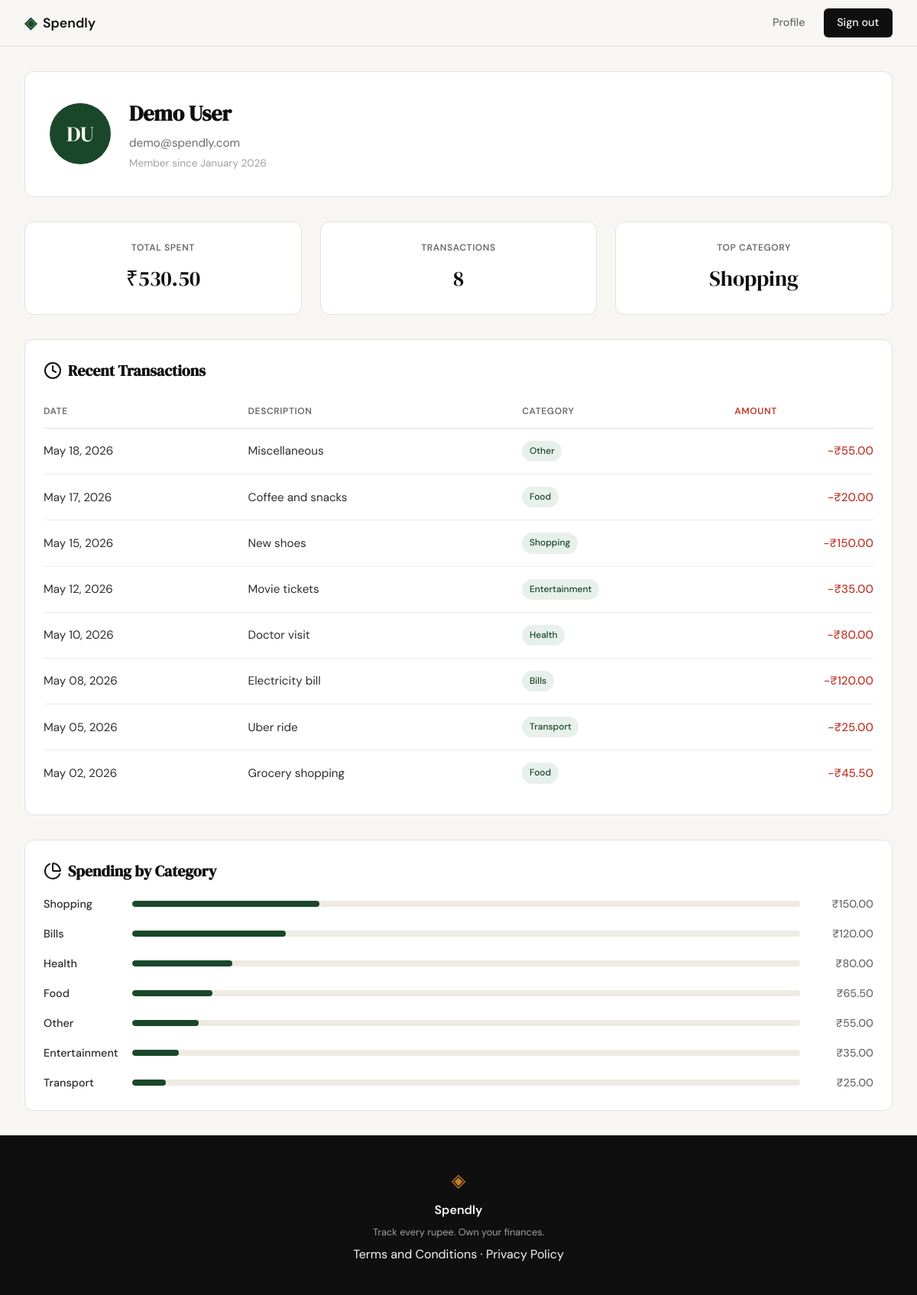
Screenshot of /profile (signed in) with the database file from the repository.
### tables this page shows
CREATE TABLE users (
            id INTEGER PRIMARY KEY AUTOINCREMENT,
            name TEXT NOT NULL,
            email TEXT UNIQUE NOT NULL,
            password_hash TEXT NOT NULL,
            created_at TEXT DEFAULT CURRENT_TIMESTAMP
        );

CREATE TABLE expenses (
            id INTEGER PRIMARY KEY AUTOINCREMENT,
            user_id INTEGER NOT NULL,
            amount REAL NOT NULL,
            category TEXT NOT NULL,
            date TEXT NOT NULL,
            description TEXT,
            created_at TEXT DEFAULT CURRENT_TIMESTAMP,
            FOREIGN KEY (user_id) REFERENCES users(id) ON DELETE CASCADE
        );

### app.py (the view)
@app.route("/profile")
def profile():
    if not is_logged_in():
        return redirect(url_for("login"))
    user_id = session.get("user_id")
    conn = get_db()
    cursor = conn.cursor()
    cursor.execute("SELECT name, email, created_at FROM users WHERE id = ?", (user_id,))
    user_row = cursor.fetchone()
    conn.close()
    user = {
        "name": user_row["name"],
        "email": user_row["email"],
        "created_at": "January 2026",
        "initials": "".join([n[0] for n in user_row["name"].split()])
    }
    stats = get_user_stats(user_id)
    raw_transactions = get_user_expenses(user_id)
    transactions = [
        {
            "date": format_date_for_display(t["date"]),
            "description": t["description"],
            "category": t["category"],
            "amount": t["amount"]
        }
        for t in raw_transactions
    ]
    categories = get_category_breakdown(user_id)
    return render_template("profile.html",
                         user=user,
                         stats=stats,
                         transactions=transactions,
                         categories=categories)

### app.py (called while the page is built)
def is_logged_in():
    return "user_id" in session

@app.context_processor
def inject_user():
    return dict(is_logged_in=is_logged_in())

def format_date_for_display(date_str):
    from datetime import datetime
    dt = datetime.strptime(date_str, "%Y-%m-%d")
    return dt.strftime("%b %d, %Y")

### database/db.py (called while the page is built)
def get_db():
    conn = sqlite3.connect("spendly.db")
    conn.row_factory = sqlite3.Row
    conn.execute("PRAGMA foreign_keys = ON")
    return conn

def get_user_expenses(user_id):
    conn = get_db()
    cursor = conn.cursor()
    cursor.execute(
        "SELECT date, description, category, amount FROM expenses WHERE user_id = ? ORDER BY date DESC",
        (user_id,)
    )
    rows = cursor.fetchall()
    conn.close()
    return [dict(row) for row in rows]

def get_user_stats(user_id):
    conn = get_db()
    cursor = conn.cursor()
    cursor.execute(
        "SELECT COALESCE(SUM(amount), 0) AS total_spent, COUNT(*) AS transaction_count FROM expenses WHERE user_id = ?",
        (user_id,)
    )
    row = cursor.fetchone()
    total_spent = row["total_spent"] if row else 0
    transaction_count = row["transaction_count"] if row else 0
    cursor.execute(
        "SELECT category FROM expenses WHERE user_id = ? GROUP BY category ORDER BY SUM(amount) DESC LIMIT 1",
        (user_id,)
    )
    top_category_row = cursor.fetchone()
    top_category = top_category_row["category"] if top_category_row else None
    conn.close()
    return {
        "total_spent": total_spent,
        "transaction_count": transaction_count,
        "top_category": top_category
    }

def get_category_breakdown(user_id):
    conn = get_db()
    cursor = conn.cursor()
    cursor.execute(
        "SELECT category, SUM(amount) as total FROM expenses WHERE user_id = ? GROUP BY category ORDER BY total DESC",
        (user_id,)
    )
    rows = cursor.fetchall()
    conn.close()
    if not rows:
        return []
    grand_total = sum(row["total"] for row in rows)
    breakdown = []
    for row in rows:
        category_total = row["total"]
        percentage = round((category_total / grand_total) * 100)
        breakdown.append({
            "name": row["category"],
            "amount": category_total,
            "percentage": percentage
        })
    return breakdown

### templates/profile.html (shortened to what this page needs)
{% extends "base.html" %}
{% block content %}
<div class="profile-page">
    <section class="user-card">
        <div class="user-avatar">
            {{ user.initials }}
        </div>
        <div class="user-details">
            <h1 class="user-name">{{ user.name }}</h1>
            <p class="user-email">{{ user.email }}</p>
            <p class="user-member-since">Member since {{ user.created_at }}</p>
        </div>
    </section>
    <section class="stats-row">
        <div class="stat-card">
            <span class="stat-label">Total Spent</span>
            <span class="stat-value">₹{{ "%.2f"|format(stats.total_spent) }}</span>
        </div>
        <div class="stat-card">
            <span class="stat-label">Transactions</span>
            <span class="stat-value">{{ stats.transaction_count }}</span>
        </div>
        <div class="stat-card">
            <span class="stat-label">Top Category</span>
            <span class="stat-value">{{ stats.top_category }}</span>
        </div>
    </section>
    <section class="transactions-section">
        <h2 class="section-title">
            <i data-lucide="clock"></i>
            Recent Transactions
        </h2>
        <table class="tx-table">
            <thead>
                <tr>
                    <th>Date</th>
                    <th>Description</th>
                    <th>Category</th>
                    <th class="amount-col">Amount</th>
                </tr>
            </thead>
            <tbody>
                {% for tx in transactions %}
                <tr>
                    <td>{{ tx.date }}</td>
                    <td>{{ tx.description }}</td>
                    <td><span class="category-badge">{{ tx.category }}</span></td>
                    <td class="amount-col">-₹{{ "%.2f"|format(tx.amount) }}</td>
                </tr>
                {% endfor %}
            </tbody>
        </table>
    </section>
    <section class="category-section">
        <h2 class="section-title">
            <i data-lucide="pie-chart"></i>
            Spending by Category
        </h2>
        <div class="category-list">
            {% for cat in categories %}
            <div class="category-row">
                <span class="category-name">{{ cat.name }}</span>
                <div class="category-bar-track">
                    <div class="category-bar" style="width: {{ cat.percentage }}%"></div>
                </div>
                <span class="category-amount">₹{{ "%.2f"|format(cat.amount) }}</span>
            </div>
            {% endfor %}
        </div>
    </section>
</div>
{% endblock %}

### static/css/style.css (style rules this page uses)
:root { --ink: #0f0f0f; --ink-soft: #2d2d2d; --ink-muted: #6b6b6b; --ink-faint: #a0a0a0; --paper: #f7f6f3; --paper-warm: #f0ede6; --paper-card: #ffffff; --accent: #1a472a; --accent-light: #e8f0eb; --accent-2: #c17f24; --accent-2-light: #fdf3e3; --danger: #c0392b; --danger-light: #fdecea; --border: #e4e1da; --border-soft: #eeebe4; --font-display: 'DM Serif Display', Georgia, serif; --font-body: 'DM Sans', system-ui, sans-serif; --max-width: 1200px; --auth-width: 440px; --radius-sm: 6px; --radius-md: 12px; --radius-lg: 20px; }
*, *::before, *::after { box-sizing: border-box; margin: 0; padding: 0; }
html { font-size: 16px; scroll-behavior: smooth; }
body { background: var(--paper); color: var(--ink); font-family: var(--font-body); font-size: 1rem; line-height: 1.6; -webkit-font-smoothing: antialiased; }
.profile-page { max-width: var(--max-width); margin: 0 auto; padding: 2rem; }
.user-card { background: var(--paper-card); border: 1px solid var(--border); border-radius: var(--radius-md); padding: 2rem; display: flex; align-items: center; gap: 1.5rem; margin-bottom: 2rem; }
.user-avatar { width: 80px; height: 80px; background: var(--accent); color: var(--paper); border-radius: 50%; display: flex; align-items: center; justify-content: center; font-family: var(--font-display); font-size: 1.75rem; font-weight: 500; flex-shrink: 0; }
.user-details { flex: 1; }
.user-name { font-family: var(--font-display); font-size: 1.75rem; color: var(--ink); margin-bottom: 0.25rem; }
.user-email { color: var(--ink-muted); font-size: 0.95rem; margin-bottom: 0.25rem; }
.user-member-since { color: var(--ink-faint); font-size: 0.85rem; }
.stats-row { display: grid; grid-template-columns: repeat(3, 1fr); gap: 1.5rem; margin-bottom: 2rem; }
.stat-card { background: var(--paper-card); border: 1px solid var(--border); border-radius: var(--radius-md); padding: 1.5rem; text-align: center; }
.stat-label { display: block; font-size: 0.75rem; font-weight: 600; color: var(--ink-muted); text-transform: uppercase; letter-spacing: 0.05em; margin-bottom: 0.5rem; }
.stat-value { font-family: var(--font-display); font-size: 1.75rem; color: var(--ink); font-variant-numeric: tabular-nums; }
.section-title { font-family: var(--font-display); font-size: 1.25rem; color: var(--ink); margin-bottom: 1rem; display: flex; align-items: center; gap: 0.5rem; }
.transactions-section { background: var(--paper-card); border: 1px solid var(--border); border-radius: var(--radius-md); padding: 1.5rem; margin-bottom: 2rem; }
.tx-table { width: 100%; border-collapse: collapse; }
.tx-table th { text-align: left; font-size: 0.75rem; font-weight: 600; color: var(--ink-muted); text-transform: uppercase; letter-spacing: 0.05em; padding: 0.75rem 0; border-bottom: 1px solid var(--border); }
.tx-table td { padding: 1rem 0; border-bottom: 1px solid var(--border-soft); font-size: 0.95rem; color: var(--ink-soft); }
.tx-table tr:last-child td { border-bottom: none; }
.tx-table tbody tr { transition: background 0.15s; }
.amount-col { text-align: right; font-variant-numeric: tabular-nums; font-weight: 500; color: var(--danger) !important; }
.category-badge { display: inline-block; background: var(--accent-light); color: var(--accent); font-size: 0.75rem; font-weight: 500; padding: 0.25rem 0.6rem; border-radius: 999px; }
.category-section { background: var(--paper-card); border: 1px solid var(--border); border-radius: var(--radius-md); padding: 1.5rem; }
.category-list { display: flex; flex-direction: column; gap: 1rem; }
.category-row { display: grid; grid-template-columns: 100px 1fr 80px; align-items: center; gap: 1rem; }
.category-name { font-size: 0.9rem; font-weight: 500; color: var(--ink-soft); }
.category-bar-track { height: 8px; background: var(--border-soft); border-radius: 999px; overflow: hidden; }
.category-bar { height: 100%; background: var(--accent); border-radius: 999px; }
.category-amount { font-size: 0.9rem; font-weight: 500; color: var(--ink-muted); text-align: right; font-variant-numeric: tabular-nums; }

### rows the page displays
users: name "Demo User", email "demo@spendly.com"
expenses: top_category "Shopping", date "May 15, 2026", description "New shoes", category "Shopping", amount "150.00", name "Shopping", {{ cat.percentage }} 28 (drawn)
expenses: date "May 18, 2026", description "Miscellaneous", category "Other", amount "55.00", name "Other", {{ cat.percentage }} 10 (drawn)
expenses: date "May 17, 2026", description "Coffee and snacks", category "Food", amount "20.00"
expenses: date "May 12, 2026", description "Movie tickets", category "Entertainment", amount "35.00", name "Entertainment", {{ cat.percentage }} 7 (drawn)
expenses: date "May 10, 2026", description "Doctor visit", category "Health", amount "80.00", name "Health", {{ cat.percentage }} 15 (drawn)
expenses: date "May 08, 2026", description "Electricity bill", category "Bills", amount "120.00", name "Bills", {{ cat.percentage }} 23 (drawn)
expenses: date "May 05, 2026", description "Uber ride", category "Transport", amount "25.00", name "Transport", {{ cat.percentage }} 5 (drawn)
expenses: date "May 02, 2026", description "Grocery shopping", category "Food", amount "45.50"

### other values shown
{{ user.initials }} "DU"
{{ user.created_at }} "January 2026"
{{ "%.2f"|format(stats.total_spent) }} "530.50"
{{ stats.transaction_count }} "8"
{{ cat.name }} "Food"
{{ "%.2f"|format(cat.amount) }} "65.50"
